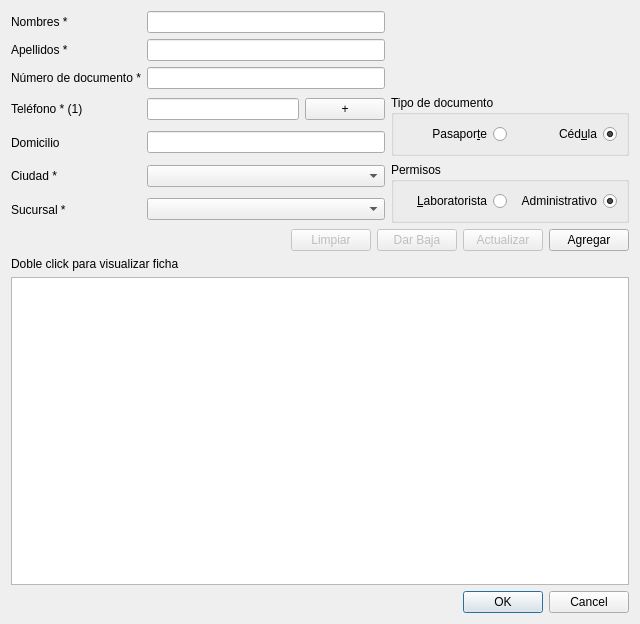
<?xml version="1.0" encoding="UTF-8"?>
<ui version="4.0">
 <class>dlg_abm_paciente</class>
 <widget class="QDialog" name="dlg_abm_paciente">
  <property name="geometry">
   <rect>
    <x>0</x>
    <y>0</y>
    <width>640</width>
    <height>624</height>
   </rect>
  </property>
  <property name="windowTitle">
   <string>Administrar Personal</string>
  </property>
  <property name="modal">
   <bool>true</bool>
  </property>
  <layout class="QVBoxLayout" name="verticalLayout">
   <item>
    <layout class="QGridLayout" name="glyt_datos">
     <item row="1" column="1">
      <widget class="QLineEdit" name="txt_apellidos"/>
     </item>
     <item row="2" column="1">
      <widget class="QLineEdit" name="txt_numero_documento"/>
     </item>
     <item row="1" column="0">
      <widget class="QLabel" name="lbl_apellidos">
       <property name="text">
        <string>Apellidos *</string>
       </property>
      </widget>
     </item>
     <item row="0" column="2">
      <spacer name="hspc_nombres_derecha">
       <property name="orientation">
        <enum>Qt::Horizontal</enum>
       </property>
       <property name="sizeHint" stdset="0">
        <size>
         <width>40</width>
         <height>20</height>
        </size>
       </property>
      </spacer>
     </item>
     <item row="0" column="0">
      <widget class="QLabel" name="lbl_nombres">
       <property name="text">
        <string>Nombres *</string>
       </property>
      </widget>
     </item>
     <item row="3" column="1">
      <layout class="QVBoxLayout" name="vlyt_telefonos">
       <item>
        <layout class="QHBoxLayout" name="hlyt_telefono">
         <item>
          <widget class="QLineEdit" name="txt_telefono"/>
         </item>
         <item>
          <widget class="QPushButton" name="btn_agregar_telefono">
           <property name="text">
            <string>+</string>
           </property>
          </widget>
         </item>
        </layout>
       </item>
      </layout>
     </item>
     <item row="2" column="0">
      <widget class="QLabel" name="lbl_numero_documento">
       <property name="text">
        <string>Número de documento *</string>
       </property>
      </widget>
     </item>
     <item row="1" column="2">
      <spacer name="hspc_apellidos_derecha">
       <property name="orientation">
        <enum>Qt::Horizontal</enum>
       </property>
       <property name="sizeHint" stdset="0">
        <size>
         <width>40</width>
         <height>20</height>
        </size>
       </property>
      </spacer>
     </item>
     <item row="4" column="1">
      <widget class="QLineEdit" name="txt_domicilio"/>
     </item>
     <item row="5" column="0">
      <widget class="QLabel" name="lbl_ciudad">
       <property name="text">
        <string>Ciudad *</string>
       </property>
      </widget>
     </item>
     <item row="6" column="1">
      <widget class="QComboBox" name="cbox_sucursal"/>
     </item>
     <item row="3" column="0">
      <widget class="QLabel" name="lbl_telefono">
       <property name="text">
        <string>Teléfono * (1)</string>
       </property>
      </widget>
     </item>
     <item row="4" column="0">
      <widget class="QLabel" name="lbl_domicilio">
       <property name="text">
        <string>Domicilio</string>
       </property>
      </widget>
     </item>
     <item row="5" column="1">
      <widget class="QComboBox" name="cbox_ciudad"/>
     </item>
     <item row="5" column="2" rowspan="2">
      <widget class="QGroupBox" name="gbox_categoria">
       <property name="title">
        <string>Permisos</string>
       </property>
       <layout class="QHBoxLayout" name="horizontalLayout">
        <item>
         <widget class="QRadioButton" name="rbtn_laboratorista">
          <property name="layoutDirection">
           <enum>Qt::RightToLeft</enum>
          </property>
          <property name="text">
           <string>&amp;Laboratorista</string>
          </property>
         </widget>
        </item>
        <item>
         <widget class="QRadioButton" name="rbtn_administrativo">
          <property name="layoutDirection">
           <enum>Qt::RightToLeft</enum>
          </property>
          <property name="text">
           <string>Administrativo</string>
          </property>
          <property name="checked">
           <bool>true</bool>
          </property>
         </widget>
        </item>
       </layout>
      </widget>
     </item>
     <item row="6" column="0">
      <widget class="QLabel" name="lbl_sucursal">
       <property name="text">
        <string>Sucursal *</string>
       </property>
      </widget>
     </item>
     <item row="0" column="1">
      <widget class="QLineEdit" name="txt_nombres"/>
     </item>
     <item row="3" column="2" rowspan="2">
      <widget class="QGroupBox" name="gbox_tipo_documento">
       <property name="title">
        <string>Tipo de documento</string>
       </property>
       <layout class="QHBoxLayout" name="hlyt_tipo_documento">
        <item>
         <widget class="QRadioButton" name="rbtn_pasaporte">
          <property name="layoutDirection">
           <enum>Qt::RightToLeft</enum>
          </property>
          <property name="text">
           <string>Pasapor&amp;te</string>
          </property>
         </widget>
        </item>
        <item>
         <widget class="QRadioButton" name="rbtn_cedula">
          <property name="layoutDirection">
           <enum>Qt::RightToLeft</enum>
          </property>
          <property name="text">
           <string>Céd&amp;ula</string>
          </property>
          <property name="checked">
           <bool>true</bool>
          </property>
         </widget>
        </item>
       </layout>
       <zorder>rbtn_cedula</zorder>
       <zorder>rbtn_pasaporte</zorder>
      </widget>
     </item>
    </layout>
   </item>
   <item>
    <layout class="QHBoxLayout" name="hlyt_botones_control">
     <item>
      <spacer name="hspc_izquiderda_botones">
       <property name="orientation">
        <enum>Qt::Horizontal</enum>
       </property>
       <property name="sizeHint" stdset="0">
        <size>
         <width>40</width>
         <height>20</height>
        </size>
       </property>
      </spacer>
     </item>
     <item>
      <widget class="QPushButton" name="btn_limpiar">
       <property name="enabled">
        <bool>false</bool>
       </property>
       <property name="text">
        <string>Limpiar</string>
       </property>
      </widget>
     </item>
     <item>
      <widget class="QPushButton" name="btn_baja">
       <property name="enabled">
        <bool>false</bool>
       </property>
       <property name="text">
        <string>Dar Baja</string>
       </property>
      </widget>
     </item>
     <item>
      <widget class="QPushButton" name="btn_actualizar">
       <property name="enabled">
        <bool>false</bool>
       </property>
       <property name="text">
        <string>Actualizar</string>
       </property>
      </widget>
     </item>
     <item>
      <widget class="QPushButton" name="btn_agregar">
       <property name="enabled">
        <bool>true</bool>
       </property>
       <property name="text">
        <string>Agregar</string>
       </property>
      </widget>
     </item>
    </layout>
   </item>
   <item>
    <widget class="QLabel" name="lbl_visualizar_ficha">
     <property name="text">
      <string>Doble click para visualizar ficha</string>
     </property>
    </widget>
   </item>
   <item>
    <widget class="QTableView" name="table_personal"/>
   </item>
   <item>
    <widget class="QDialogButtonBox" name="btnbox_ok_cancel">
     <property name="orientation">
      <enum>Qt::Horizontal</enum>
     </property>
     <property name="standardButtons">
      <set>QDialogButtonBox::Cancel|QDialogButtonBox::Ok</set>
     </property>
    </widget>
   </item>
  </layout>
  <zorder>btnbox_ok_cancel</zorder>
  <zorder>table_personal</zorder>
  <zorder></zorder>
  <zorder>lbl_visualizar_ficha</zorder>
 </widget>
 <resources/>
 <connections>
  <connection>
   <sender>btnbox_ok_cancel</sender>
   <signal>accepted()</signal>
   <receiver>dlg_abm_paciente</receiver>
   <slot>accept()</slot>
   <hints>
    <hint type="sourcelabel">
     <x>248</x>
     <y>254</y>
    </hint>
    <hint type="destinationlabel">
     <x>157</x>
     <y>274</y>
    </hint>
   </hints>
  </connection>
  <connection>
   <sender>btnbox_ok_cancel</sender>
   <signal>rejected()</signal>
   <receiver>dlg_abm_paciente</receiver>
   <slot>reject()</slot>
   <hints>
    <hint type="sourcelabel">
     <x>316</x>
     <y>260</y>
    </hint>
    <hint type="destinationlabel">
     <x>286</x>
     <y>274</y>
    </hint>
   </hints>
  </connection>
 </connections>
</ui>
